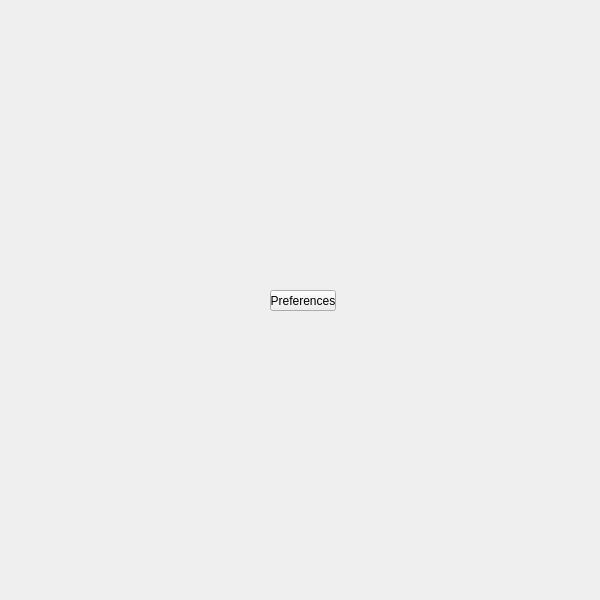
<?xml version="1.0" encoding="UTF-8"?>
<ui version="4.0">
 <class>QtUi</class>
 <widget class="QMainWindow" name="QtUi">
  <property name="enabled">
   <bool>true</bool>
  </property>
  <property name="geometry">
   <rect>
    <x>0</x>
    <y>0</y>
    <width>600</width>
    <height>600</height>
   </rect>
  </property>
  <property name="sizePolicy">
   <sizepolicy hsizetype="Ignored" vsizetype="Ignored">
    <horstretch>0</horstretch>
    <verstretch>0</verstretch>
   </sizepolicy>
  </property>
  <property name="minimumSize">
   <size>
    <width>0</width>
    <height>0</height>
   </size>
  </property>
  <property name="maximumSize">
   <size>
    <width>600</width>
    <height>600</height>
   </size>
  </property>
  <property name="cursor">
   <cursorShape>ArrowCursor</cursorShape>
  </property>
  <property name="windowTitle">
   <string>Toolkit</string>
  </property>
  <property name="whatsThis">
   <string>main</string>
  </property>
  <property name="toolButtonStyle">
   <enum>Qt::ToolButtonIconOnly</enum>
  </property>
  <property name="tabShape">
   <enum>QTabWidget::Triangular</enum>
  </property>
  <property name="dockNestingEnabled">
   <bool>true</bool>
  </property>
  <property name="dockOptions">
   <set>QMainWindow::AllowNestedDocks|QMainWindow::AllowTabbedDocks|QMainWindow::AnimatedDocks|QMainWindow::ForceTabbedDocks</set>
  </property>
  <widget class="QWidget" name="mainWindow">
   <property name="sizePolicy">
    <sizepolicy hsizetype="Ignored" vsizetype="Ignored">
     <horstretch>0</horstretch>
     <verstretch>0</verstretch>
    </sizepolicy>
   </property>
   <widget class="QPushButton" name="i022">
    <property name="geometry">
     <rect>
      <x>270</x>
      <y>290</y>
      <width>66</width>
      <height>21</height>
     </rect>
    </property>
    <property name="minimumSize">
     <size>
      <width>0</width>
      <height>21</height>
     </size>
    </property>
    <property name="maximumSize">
     <size>
      <width>66</width>
      <height>21</height>
     </size>
    </property>
    <property name="toolTip">
     <string>Preferences</string>
    </property>
    <property name="whatsThis">
     <string>preferences</string>
    </property>
    <property name="text">
     <string>Preferences</string>
    </property>
   </widget>
  </widget>
 </widget>
 <resources/>
 <connections/>
 <designerdata>
  <property name="gridDeltaX">
   <number>5</number>
  </property>
  <property name="gridDeltaY">
   <number>10</number>
  </property>
  <property name="gridSnapX">
   <bool>true</bool>
  </property>
  <property name="gridSnapY">
   <bool>true</bool>
  </property>
  <property name="gridVisible">
   <bool>true</bool>
  </property>
 </designerdata>
</ui>
